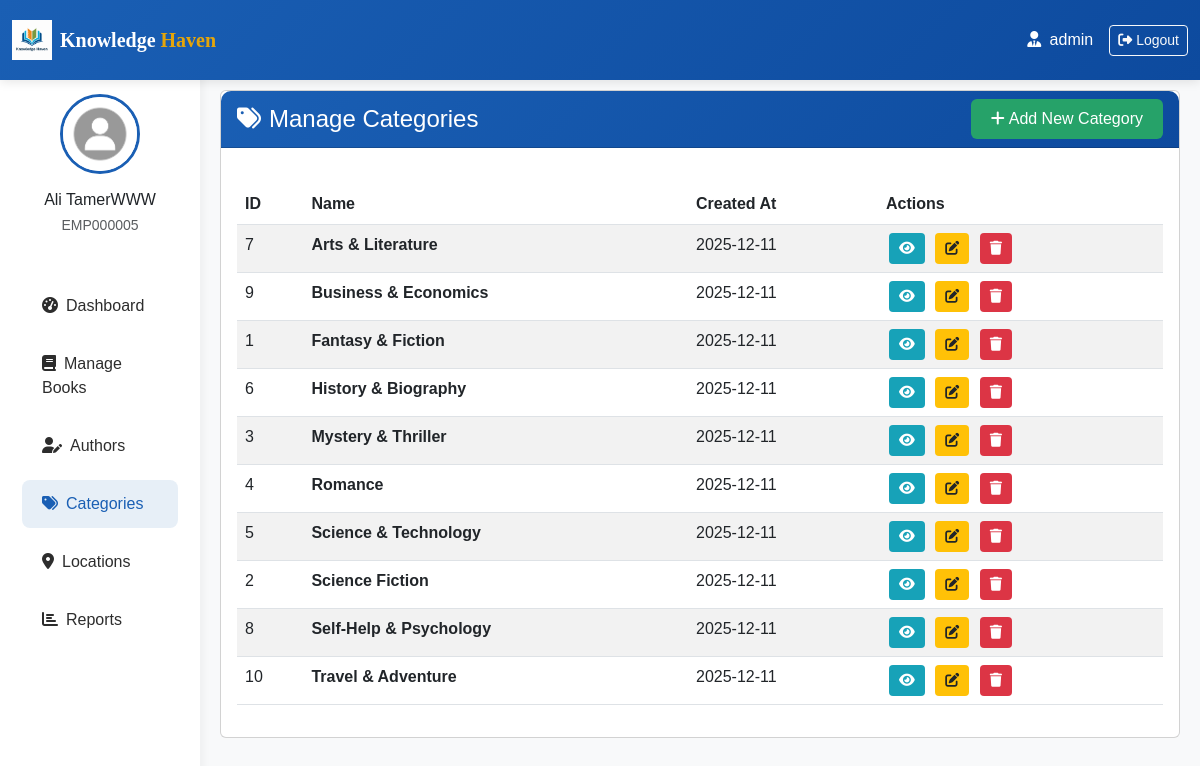
Screenshot of /admin/categories/manage.php (signed in) with the database file from the repository.
### tables this page shows
CREATE TABLE `employees` (
  `employee_id` int(11) NOT NULL,
  `user_id` int(11) NOT NULL,
  `employee_code` varchar(20) NOT NULL,
  `position` enum('librarian','assistant_librarian','library_assistant','technician','manager','director','admin') NOT NULL,
  `hire_date` date NOT NULL,
  `salary` decimal(10,2) DEFAULT NULL,
  `employment_type` enum('full_time','part_time','contract') DEFAULT 'full_time',
  `is_currently_employed` tinyint(1) DEFAULT 1,
  `created_at` timestamp NOT NULL DEFAULT current_timestamp(),
  `updated_at` timestamp NOT NULL DEFAULT current_timestamp() ON UPDATE current_timestamp()
);

CREATE TABLE `users` (
  `user_id` int(11) NOT NULL,
  `username` varchar(50) NOT NULL,
  `email` varchar(100) NOT NULL,
  `password` varchar(255) NOT NULL,
  `gender` enum('Male','Female') DEFAULT NULL,
  `phone_number` varchar(15) DEFAULT NULL,
  `profile_image` varchar(255) DEFAULT 'images/user_image.jpg',
  `role` enum('user','employee') DEFAULT 'user',
  `registration_date` timestamp NOT NULL DEFAULT current_timestamp(),
  `is_active` tinyint(1) DEFAULT 1,
  `created_at` timestamp NOT NULL DEFAULT current_timestamp(),
  `updated_at` timestamp NOT NULL DEFAULT current_timestamp() ON UPDATE current_timestamp()
);

CREATE TABLE `categories` (
  `category_id` int(11) NOT NULL,
  `name` varchar(100) NOT NULL,
  `created_at` timestamp NOT NULL DEFAULT current_timestamp(),
  `updated_at` timestamp NOT NULL DEFAULT current_timestamp() ON UPDATE current_timestamp()
);

### admin/categories/manage.php (the view, shortened to what this page needs)
<?php
include "../../config.php";
$user_id = $_SESSION['user_id'];
$query = "SELECT u.*, e.* FROM users u
          JOIN employees e ON u.user_id = e.user_id
          WHERE u.user_id = ?";
$stmt = mysqli_prepare($conn, $query);
mysqli_stmt_bind_param($stmt, "i", $user_id);
mysqli_stmt_execute($stmt);
$result = mysqli_stmt_get_result($stmt);
$employee = mysqli_fetch_assoc($result);
$categories_query = "SELECT * FROM categories ORDER BY name ASC";
$categories_result = mysqli_query($conn, $categories_query);
?>
<!DOCTYPE html>
<html lang="en">
<head>
    <link href="https://cdn.jsdelivr.net/npm/bootstrap@5.3.0-alpha1/dist/css/bootstrap.min.css" rel="stylesheet">
    <link rel="stylesheet" href="https://cdnjs.cloudflare.com/ajax/libs/font-awesome/6.4.0/css/all.min.css">
</head>
<body>
    <nav class="navbar navbar-expand-lg navbar-dark navbar-custom fixed-top">
        <div class="container-fluid">
            <a class="navbar-brand" href="../dashboard.php">
                <div class="d-flex align-items-center">
                    <img src="../../assets/images/logo-library.png" alt="Logo" width="40" height="40" class="me-2">
                    <span style="font-family: 'Playfair Display', serif; font-weight: 700;">
                        Knowledge <span style="color: var(--accent-color);">Haven</span>
                    </span>
                </div>
            </a>
            <div class="collapse navbar-collapse" id="navbarNav">
                <div class="navbar-nav ms-auto align-items-center">
                    <span class="nav-item me-3 text-white d-none d-md-block">
                        <i class="fas fa-user-tie me-1"></i>
                        <?php echo htmlspecialchars($employee['position'] ?? 'Employee'); ?>
                    </span>
                    <a href="../../logout.php" class="btn btn-outline-light btn-sm">
                        <i class="fas fa-sign-out-alt me-1"></i>Logout
                    </a>
                </div>
            </div>
        </div>
    </nav>
    <div class="container-fluid" style="margin-top: 70px;">
        <div class="row">
            <div class="col-lg-2 col-md-3 sidebar">
                <div class="text-center py-4">
                    <img src="<?php echo htmlspecialchars($employee['profile_image'] ?? '../../assets/images/user_image.jpg'); ?>"
                         alt="Profile"
                         class="rounded-circle mb-3"
                         style="width: 80px; height: 80px; object-fit: cover; border: 3px solid var(--primary-color);"
                         onerror="this.src='../../assets/images/user_image.jpg'">
                    <h6 class="mb-1"><?php echo htmlspecialchars($employee['username'] ?? 'Employee'); ?></h6>
                    <p class="text-muted mb-3">
                        <small><?php echo htmlspecialchars($employee['employee_code'] ?? 'EMP000'); ?></small>
                    </p>
                </div>
                <nav class="nav flex-column">
                    <a class="nav-link" href="../dashboard.php"><i class="fas fa-tachometer-alt me-2"></i>Dashboard</a>
                    <a class="nav-link" href="../books/manage.php"><i class="fas fa-book me-2"></i>Manage Books</a>
                    <a class="nav-link" href="../authors/manage.php"><i class="fas fa-user-edit me-2"></i>Authors</a>
                    <a class="nav-link active" href="#"><i class="fas fa-tags me-2"></i>Categories</a>
                    <a class="nav-link" href="../locations/manage.php"><i class="fas fa-map-marker-alt me-2"></i>Locations</a>
                    <a class="nav-link" href="../reports/index.php"><i class="fas fa-chart-bar me-2"></i>Reports</a>
                </nav>
            </div>
            <div class="col-lg-10 col-md-9 main-content">
                <div class="card">
                    <div class="card-header card-header-custom">
                        <div class="d-flex justify-content-between align-items-center">
                            <h4 class="mb-0"><i class="fas fa-tags me-2"></i>Manage Categories</h4>
                            <a href="add.php" class="btn btn-add">
                                <i class="fas fa-plus me-1"></i>Add New Category
                            </a>
                        </div>
                    </div>
                    <div class="card-body">
                        <div class="table-responsive">
                            <table class="table table-striped table-hover">
                                <thead>
                                    <tr>
                                        <th>ID</th>
                                        <th>Name</th>
                                        <th>Created At</th>
                                        <th>Actions</th>
                                    </tr>
                                </thead>
                                <tbody>
                                    <?php if (mysqli_num_rows($categories_result) > 0): ?>
                                        <?php while($category = mysqli_fetch_assoc($categories_result)): ?>
                                            <tr>
                                                <td><?php echo $category['category_id']; ?></td>
                                                <td><strong><?php echo htmlspecialchars($category['name']); ?></strong></td>
                                                <td><?php echo date('Y-m-d', strtotime($category['created_at'])); ?></td>
                                                <td>
                                                    <div class="action-buttons">
                                                        <a href="view.php?id=<?php echo $category['category_id']; ?>"
                                                           class="btn btn-view btn-sm" title="View">
                                                            <i class="fas fa-eye"></i>
                                                        </a>
                                                        <a href="edit.php?id=<?php echo $category['category_id']; ?>"
                                                           class="btn btn-edit btn-sm" title="Edit">
                                                            <i class="fas fa-edit"></i>
                                                        </a>
                                                        <a href="delete.php?id=<?php echo $category['category_id']; ?>"
                                                           class="btn btn-delete btn-sm"
                                                           title="Delete"
                                                           onclick="return confirm('Are you sure you want to delete this category?\n\nCategory: <?php echo addslashes($category['name']); ?>')">
                                                            <i class="fas fa-trash"></i>
                                                        </a>
                                                    </div>
                                                </td>
                                            </tr>
                                        <?php endwhile; ?>
                                    <?php endif; ?>
                                </tbody>
                            </table>
                        </div>
                    </div>
                </div>
            </div>
        </div>
    </div>
</body>
</html>

### admin/categories/manage.php (style rules this page uses)
:root { --primary-color: #1a5fb4; --secondary-color: #26a269; --accent-color: #e5a50a; --dark-color: #2d2d2d; }
body { font-family: 'Poppins', sans-serif; background-color: #f8f9fa; }
.navbar-custom { background: linear-gradient(135deg, var(--primary-color) 0%, #0d4a9e 100%); box-shadow: 0 2px 10px rgba(0,0,0,0.1); padding: 15px 0; }
.sidebar { background-color: white; min-height: calc(100vh - 70px); box-shadow: 2px 0 10px rgba(0,0,0,0.05); position: sticky; top: 0; }
.sidebar .nav-link { color: var(--dark-color); padding: 12px 20px; margin: 5px 10px; border-radius: 8px; transition: all 0.3s; }
.sidebar .nav-link:hover, .sidebar .nav-link.active { color: var(--primary-color); background-color: rgba(26, 95, 180, 0.1); }
.main-content { padding: 20px; }
.card-header-custom { background: linear-gradient(135deg, var(--primary-color) 0%, #0d4a9e 100%); color: white; border-radius: 10px 10px 0 0 !important; }
.action-buttons .btn { padding: 5px 10px; margin: 0 3px; }
.btn-view { background-color: #17a2b8; color: white; border: none; }
.btn-edit { background-color: #ffc107; color: #212529; border: none; }
.btn-delete { background-color: #dc3545; color: white; border: none; }
.btn-add { background-color: var(--secondary-color); color: white; border: none; padding: 8px 20px; }
.table-responsive { margin-top: 20px; }

### rows the page displays
employees: position "admin", user.profile_image (picture), user.username "Ali TamerWWW", employee_code "EMP000005"
categories: category_id "7", name "Arts & Literature", created_at "2025-12-11"
categories: category_id "9", name "Business & Economics", created_at "2025-12-11"
categories: category_id "1", name "Fantasy & Fiction", created_at "2025-12-11"
categories: category_id "6", name "History & Biography", created_at "2025-12-11"
categories: category_id "3", name "Mystery & Thriller", created_at "2025-12-11"
categories: category_id "4", name "Romance", created_at "2025-12-11"
categories: category_id "5", name "Science & Technology", created_at "2025-12-11"
categories: category_id "2", name "Science Fiction", created_at "2025-12-11"
categories: category_id "8", name "Self-Help & Psychology", created_at "2025-12-11"
categories: category_id "10", name "Travel & Adventure", created_at "2025-12-11"
